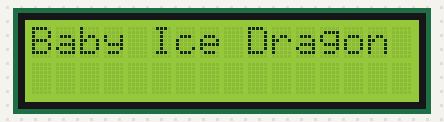
A sketch run on a simulated Arduino Leonardo, built with avr-gcc and run on an emulated ATmega32U4. Shown: 16×2 character LCD. The local clock reads 2024-03-15 10:24:30 at power-on unless the sketch sets it.

Above: at 1.1 s.
At 4.1 s:
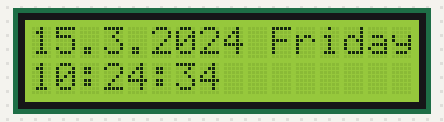
At 8.2 s:
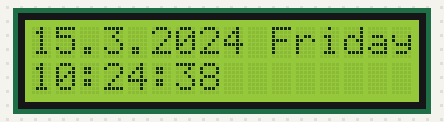
At 12.2 s:
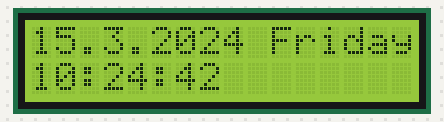
At 21.2 s:
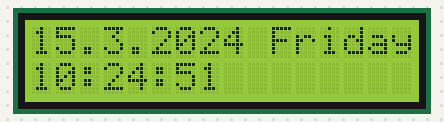
At 38.3 s:
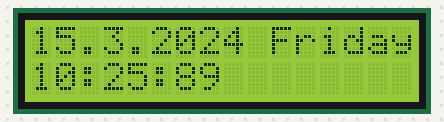

Measured:
- what the display in image 0 shows lasts 3.0 s, from 1.1 s to 4.1 s
- what the display in image 1 shows lasts 1.0 s, from 4.1 s to 5.1 s

The sketch:

Baby_Ice_Dragon.ino
```cpp
// Date and time functions using a DS1307 RTC connected via I2C and Wire lib
#include <Wire.h>
#include "RTClib.h"
// #include <Time.h>
#include <TimeLib.h>
#include <ShiftedLCD.h>

RTC_DS1307 rtc;
LiquidCrystal lcd(10);

char daysOfTheWeek[7][12] = {"Sunday", "Monday", "Tuesday", "Wednesday", "Thursday", "Friday", "Saturday"};

void setup () {
  while (!Serial); // for Leonardo/Micro/Zero

  Serial.begin(57600);
  if (! rtc.begin()) {
    Serial.println("Couldn't find RTC");
    while (1);
  }

  if (! rtc.isrunning()) {
    Serial.println("RTC is NOT running!");
    // following line sets the RTC to the date & time this sketch was compiled
    rtc.adjust(DateTime(F(__DATE__), F(__TIME__)));
    // This line sets the RTC with an explicit date & time, for example to set
    // January 21, 2014 at 3am you would call:
    // rtc.adjust(DateTime(2014, 1, 21, 3, 0, 0));
  }

  delay(1000);

  // set up the LCD's number of columns and rows:
  lcd.begin(16, 2);
  // Print a message to the LCD.
  lcd.print("Baby Ice Dragon");

  delay(3000);
}

void loop () {
    DateTime now = rtc.now();
    lcd.setCursor(0, 0);

    lcd.print(now.day(), DEC);
    lcd.print('.');
    lcd.print(now.month(), DEC);
    lcd.print('.');
    lcd.print(now.year(), DEC);

    lcd.print(" ");
    lcd.print(daysOfTheWeek[now.dayOfTheWeek()]);


    lcd.setCursor(0, 1);
    lcd.print(now.hour(), DEC);
    lcd.print(':');
    lcd.print(now.minute(), DEC);
    lcd.print(':');
    lcd.print(now.second(), DEC);
    /*
    Serial.print(" since midnight 1/1/1970 = ");
    Serial.print(now.unixtime());
    Serial.print("s = ");
    Serial.print(now.unixtime() / 86400L);
    Serial.println("d");

    // calculate a date which is 7 days and 30 seconds into the future
    DateTime future (now + TimeSpan(7,12,30,6));

    Serial.print(" now + 7d + 30s: ");
    Serial.print(future.year(), DEC);
    Serial.print('/');
    Serial.print(future.month(), DEC);
    Serial.print('/');
    Serial.print(future.day(), DEC);
    Serial.print(' ');
    Serial.print(future.hour(), DEC);
    Serial.print(':');
    Serial.print(future.minute(), DEC);
    Serial.print(':');
    Serial.print(future.second(), DEC);
    Serial.println();
    */
    delay(1000);
}

/*
void setTimeToDS1307() {
  setTime(13, 3, 00, 28, 12, 16);
  time_t tt = now();
  rtc.set(tt);
}
*/
```
